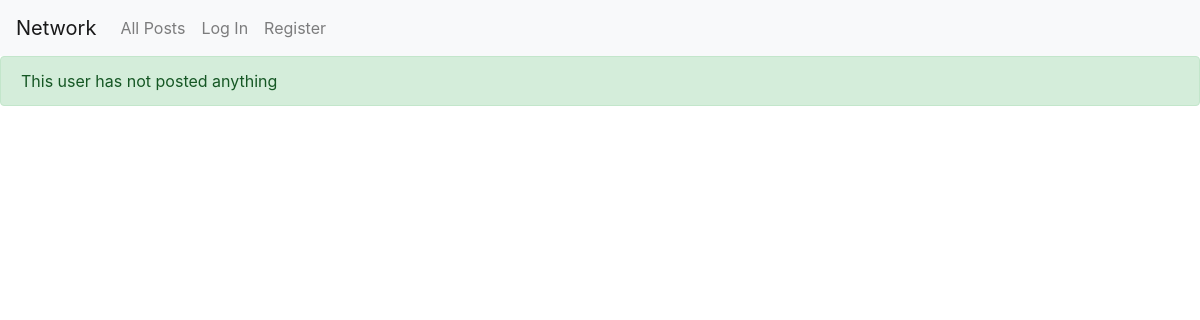
The page /profile/1 on the database as committed earlier.
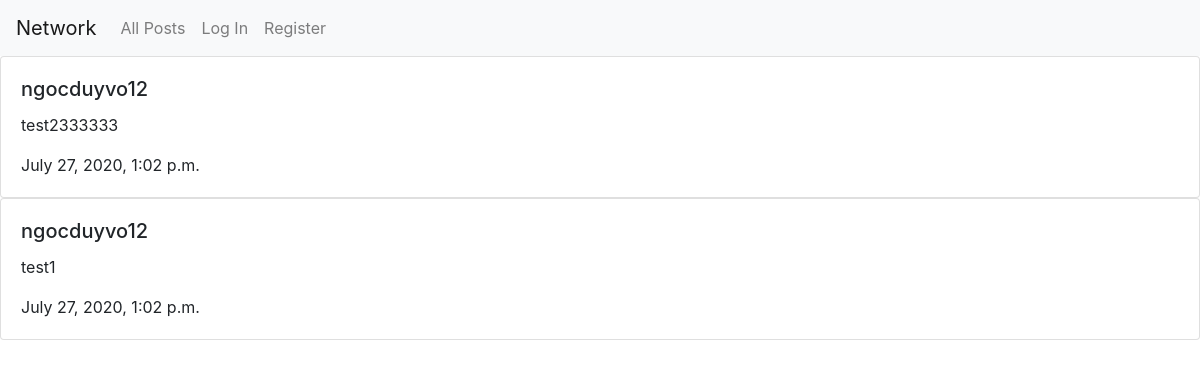
The same page on the database as committed later.
### network/models.py (models this page shows, shortened)
class Post(models.Model):
    user = models.ForeignKey("User", on_delete=models.CASCADE, related_name="user")
    poster = models.ForeignKey("User", on_delete=models.CASCADE, related_name="poster")
    content = models.TextField()
    timestamp = models.DateTimeField(auto_now_add=True, verbose_name="Posted at")
    likes = models.ManyToManyField("User", related_name="likes", blank= True, null=True)

class User(AbstractUser):
    following = models.ManyToManyField('self', blank= True, related_name="following")

### network/views.py (the view)
# urls.py: path("profile/<int:id>", views.profile, name="profile"),
def profile(request, id):
    posts = Post.objects.filter(
        poster = id
    )
    posts = posts.order_by("-timestamp").all()
    if request.user.id == id:
        owner = True
    else:
        owner = False
    if (len(posts) == 0):
        return render(request, 'network/profile.html', {
            "empty": True,
            "owner":owner
        })
    else:
        return render(request, 'network/profile.html', {
            "posts": posts,
            "id": id,
            "owner": owner
        })

### network/templates/network/profile.html (shortened to what this page needs)
{% extends "network/layout.html" %}
{% load static %}
{% block body %}
<div id="compose-view">
    <div id="profile-view">
        {% if empty %}
        <div class="alert alert-success" role="alert">
            This user has not posted anything
        </div>
        {% else %}
        {% for post in posts %}
        <div class="card">
            <div class="card-body">
                <h5 class="card-title">{{post.poster}}</h5>
                <p class="card-text" id="post-{{post.id}}" value="{{post.content}}">{{post.content}}</p>
                <p class="card-text">{{post.timestamp}}</p>
            </div>
            </div>
        </div>
        {% endfor %}
        {% endif %}
    </div>
</div>
    {% endblock %}

Rows that differ between the two databases and show on the page:
added Post: poster "ngocduyvo12", content "test2333333", timestamp "July 27, 2020, 1:02 p.m."
added Post: poster "ngocduyvo12", content "test1", timestamp "July 27, 2020, 1:02 p.m."
Other text that changed with them:
text no longer shown: "This user has not posted anything"
